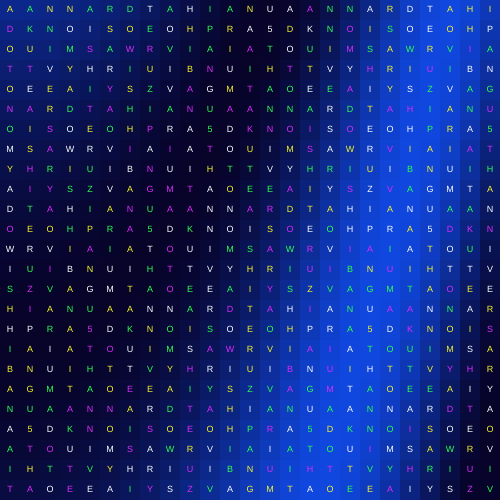
Frame 1 (no input)
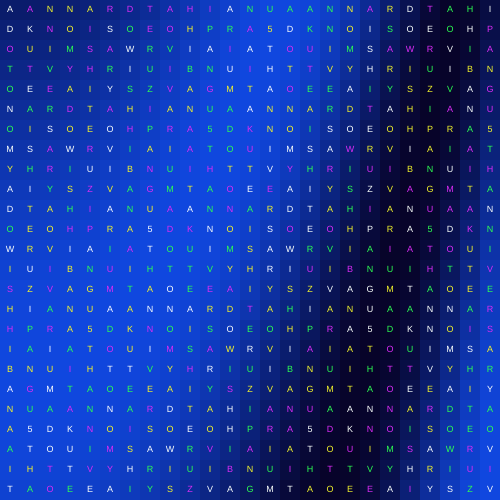
Frame 60 (no input)
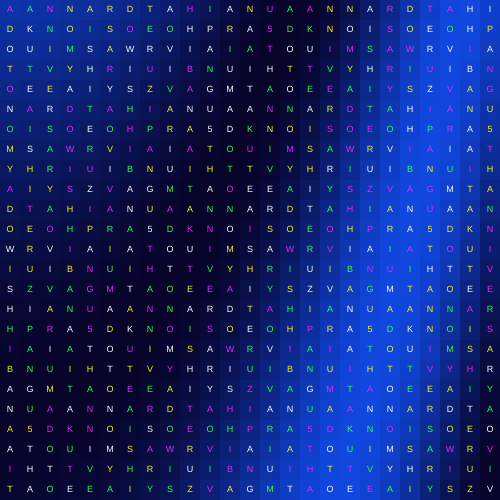
Frame 120 (the mouse pressed at the canvas centre since frame 60)

The p5.js sketch that drew these frames (run headless with seeded random() and noise() and a simulated clock; from frame 60 on, the mouse is pressed at the canvas centre):

// p5.js sketch
// ── sketch.js
let words = ["Adotonomy", "Ado", "Wish", "Hibana", "Aitakute", "Aishiteru", "Zipangu", "5th Anniversary", "Ao", "Vivarium"];

const canvasSize = 500;
const squaresPerSide = 25;
const squareSize = canvasSize / squaresPerSide;
cliColors = [];

grid = [];
letterStream = [];

bgStartColor = "#000";
bgEndColor = "#2210C9";

modifier = 0.05;
offset = squaresPerSide * 1;
offsetDirection = true;

function setup() {
  createCanvas(canvasSize, canvasSize);
  textAlign(CENTER, CENTER);
  textSize(squareSize * 0.45);
  rectMode(CORNER);
  
  cliColors = [color("#2EFF51"), color("#FAFFFB"), color("#F4F52C"), color("#DB2CF5")];
  
  changerVal = random(0,1);
  
  frameRate(24);
  
  // grid and letter stuff below
  buildLetterStream();
  buildGrid();
}

function calculateModifier() {
  offset += 0.05;
}

function getCellStyle(x, y) {
  // Fixed: The sin wave litterally did all the maths i was trying to do
  // time spent debugging: multiple months. i am truely embarrassed.
  // let mouseWidth = map(mouseX, 0, width, 1, 2);
  // let mouseHeight = map(mouseY, 0, height, 1, 2);
  
  // lets replace this idea because the two directions are overriding each other
  // X = direction, Y = speed?
  let mouseWidth = map(mouseX, 0, width, 1, 2);
  let mouseHeight = map(mouseY, 0, height, 1, 2);
  
  let direction = sin(mouseWidth * 0.5 + offset);
  let speed = sin(mouseHeight * 0.5 + offset);
  
  // 360 - 045 from x = -0 to x = -1
  // 045 - 090 from y = 1 to y = 0
  
  let mouseInteractionVal = x*x*0.1 + y
  let wave = sin(mouseInteractionVal * 0.1 + offset);
  
  let linearGradient = map(wave, -1, 1, 0, 1);
  
  
  bg = lerpColor(color("#1047DF"), color("#070329"), linearGradient);
  fg = random(cliColors);
  
  return {
    bg: bg,
    fg: fg
  }
}

function buildLetterStream() {
  // merge words, scrap spaces, seperate by letter
  let fullText = words.join("").toUpperCase();
  fullText = fullText.replace(" ", "");
  letterStream = fullText.split("");
}

function buildGrid() {
  let letterIndex = 0;
  
  // dont go x to y, go y to x cus thats how you write, horizontally not verticaly
  for (let x = 0; x < squaresPerSide; x++) {
    let row = [];
    
    for (let y = 0; y < squaresPerSide; y++) { 
      let style = getCellStyle(x, y);
      let letter = letterStream[letterIndex % letterStream.length];
      letterIndex++;
      
      row.push({
        letter: letter,
        bg: style.bg,
        fg: style.fg,
        r: 0,
        g: 0,
        b: 0
      });
    }
    
    grid.push(row);
  }
}

function invertColor(color) {
  let invertedVal = 128;
  
  console.log("bgColor: " + color);
  
  let newVal = color + invertedVal;
  
  if (newVal > 255) {
    newVal -= 255;
  }
  
  console.log("inverted text color: " + newVal);
  
  return newVal;
}

function draw() {
  background(220);
  calculateModifier();
  
  
  // maybe a function to override the colors n stuff from here instead of in buildGrid?
  
  for (let x = 0; x < squaresPerSide; x++) {
    for (let y = 0; y < squaresPerSide; y++) {
      // for future reference: any individual calculations between cells should be done here.
      // make sure to define any additional "variables" for a cell in the create grid function first
      // 0,0 - 0,1 - 1,0 - 1,1 (correct coordinate generation)
      
      let sqStyle = getCellStyle(x,y);
      let cell = grid[x][y];
      let px = x * squareSize;
      let py = y * squareSize;
      
      fill(sqStyle.bg);
      noStroke();
      square(px, py, squareSize);
      
      
      // using neighbour color (rgb values), ill create a gradient
      // cell left
      // let cellLeft;
      // let cellRight;
      // let r;
      // let g;
      // let b;
      
      let mouseInteractionVal = x*x*0.1 + y
      let wave = sin(mouseInteractionVal * 0.1 + offset);
      let linearGradient = map(wave, -1, 1, 0, 1);

      
      let textColor = lerpColor(color(bgEndColor), color(bgStartColor), linearGradient);
      
      // filter(INVERT);
      // plan b, using bg color for cell, just add 255/2 each time
      
//       console.log(grid[x][y]);
//       console.log(r);
//       console.log(g);
//       console.log(b);
      
//       let invertedR = invertColor(r);
//       let invertedG = invertColor(g);
//       let invertedB = invertColor(b);
      
      
      fill(sqStyle.fg);
      noStroke();
      text(cell.letter, px + squareSize / 2, py + squareSize /2);
      // fill(sqStyle.fg);
      // noStroke();
      // text(cell.letter, px + squareSize / 2, py + squareSize / 2);
    }
  }
}
